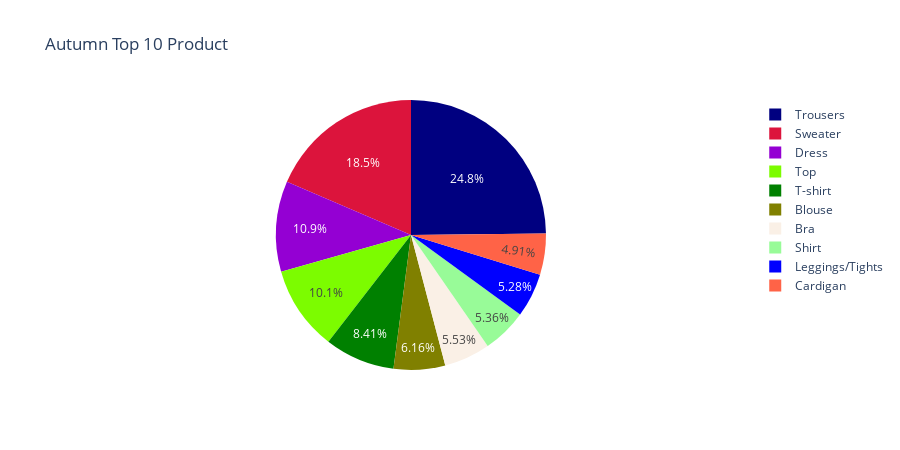

The code cell stored with this chart in its notebook:
### Code cell
fig = px.pie(SA.loc[SA.season == "Autumn"].sort_values(by = 'quantity', ascending = False).head(10),
             values='quantity', 
             title='Autumn Top 10 Product',
             names='product_type_name',
             hover_data=['product_type_name'],
             labels={'product_type_name':'Product Type Name'},
             color='product_type_name',
             color_discrete_map=palette,
            height=450)

fig.show()

### Figure 1 — Plotly figure (JSON) as saved in the notebook; plotly's stock layout.template omitted (floating-point values rounded to 4 significant figures)
{"data": [{"customdata": [["Trousers", "Trousers"], ["Sweater", "Sweater"], ["Dress", "Dress"], ["Top", "Top"], ["T-shirt", "T-shirt"], ["Blouse", "Blouse"], ["Bra", "Bra"], ["Shirt", "Shirt"], ["Leggings/Tights", "Leggings/Tights"], ["Cardigan", "Cardigan"]], "domain": {"x": [0, 1], "y": [0, 1]}, "hovertemplate": "Product Type Name=%{customdata[1]}<br>quantity=%{value}<extra></extra>", "labels": ["Trousers", "Sweater", "Dress", "Top", "T-shirt", "Blouse", "Bra", "Shirt", "Leggings/Tights", "Cardigan"], "legendgroup": "", "marker": {"colors": ["navy", "crimson", "darkviolet", "lawngreen", "green", "olive", "linen", "palegreen", "blue", "tomato"]}, "name": "", "showlegend": true, "type": "pie", "values": [132755, 99175, 58019, 54088, 44959, 32945, 29580, 28636, 28229, 26260]}], "layout": {"height": 450, "legend": {"tracegroupgap": 0}, "title": {"text": "Autumn Top 10 Product"}}}
